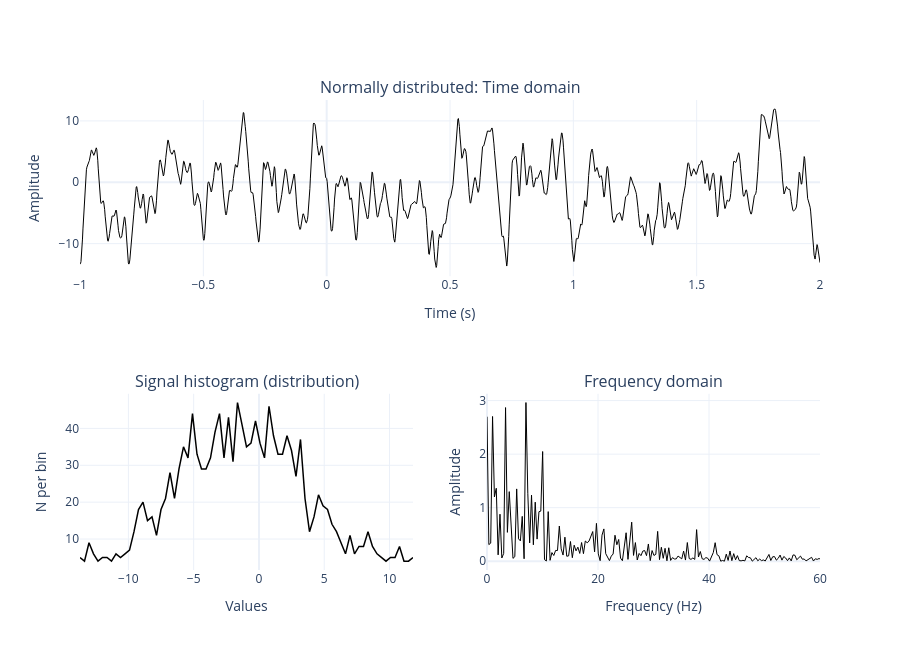

Source (notebook cell):
### Code cell
counts, bin_edges = np.histogram(noise, bins=75)
bin_centers = (bin_edges[:-1] + bin_edges[1:]) / 2


fft_vals = np.fft.fft(noise)
amp = np.abs(fft_vals) / pnts
amp = amp[:len(hz)] * 2


fig = make_subplots(
    rows=2, cols=2,
    specs=[[{"colspan": 2}, None],
           [{}, {}]],
    subplot_titles=("Normally distributed: Time domain",
                    "Signal histogram (distribution)",
                    "Frequency domain")
)

fig.add_trace(go.Scatter(x=time, y=noise, mode='lines', line=dict(color='black', width=1)), row=1, col=1)
fig.add_trace(go.Scatter(x=bin_centers, y=counts, mode='lines', line=dict(color='black', width=1.5)), row=2, col=1)
fig.add_trace(go.Scatter(x=hz, y=amp, mode='lines', line=dict(color='black', width=1)), row=2, col=2)

# normally distributed: Time domain
fig.update_xaxes(title_text="Time (s)", row=1, col=1)
fig.update_yaxes(title_text="Amplitude", row=1, col=1)

# signal histogram (distribution)
fig.update_xaxes(title_text="Values", row=2, col=1)
fig.update_yaxes(title_text="N per bin", row=2, col=1)

# frequency domain
fig.update_xaxes(title_text="Frequency (Hz)", range=[0, 60], row=2, col=2)
fig.update_yaxes(title_text="Amplitude", row=2, col=2)

fig.update_layout(showlegend=False, height=650, template="plotly_white")
fig.show()

### Figure 1 — Plotly figure (JSON) as saved in the notebook; plotly's stock layout.template omitted (floating-point values rounded to 4 significant figures; data arrays with more than 128 entries replaced by an {"elided": "..."} marker saying what was removed)
{"data": [{"line": {"color": "black", "width": 1}, "mode": "lines", "type": "scatter", "x": {"elided": "1501 float values"}, "xaxis": "x", "y": {"elided": "1501 float values"}, "yaxis": "y"}, {"line": {"color": "black", "width": 1.5}, "mode": "lines", "type": "scatter", "x": [-13.71, -13.36, -13.02, -12.67, -12.33, -11.98, -11.64, -11.29, -10.95, -10.61, -10.26, -9.916, -9.571, -9.226, -8.882, -8.537, -8.192, -7.848, -7.503, -7.158, -6.814, -6.469, -6.124, -5.78, -5.435, -5.09, -4.746, -4.401, -4.056, -3.711, -3.367, -3.022, -2.677, -2.333, -1.988, -1.643, -1.299, -0.954, -0.6094, -0.2647, 0.08, 0.4247, 0.7694, 1.114, 1.459, 1.803, 2.148, 2.493, 2.837, 3.182, 3.527, 3.871, 4.216, 4.561, 4.906, 5.25, 5.595, 5.94, 6.284, 6.629, 6.974, 7.318, 7.663, 8.008, 8.352, 8.697, 9.042, 9.386, 9.731, 10.08, 10.42, 10.77, 11.11, 11.45, 11.8], "xaxis": "x2", "y": [5, 4, 9, 6, 4, 5, 5, 4, 6, 5, 6, 7, 12, 18, 20, 15, 16, 11, 18, 21, 28, 21, 29, 35, 32, 44, 33, 29, 29, 32, 39, 44, 32, 43, 31, 47, 41, 35, 36, 42, 36, 32, 46, 38, 33, 33, 38, 34, 27, 37, 21, 12, 16, 22, 19, 18, 14, 12, 9, 6, 11, 6, 8, 8, 12, 8, 6, 5, 4, 5, 5, 8, 4, 4, 5], "yaxis": "y2"}, {"line": {"color": "black", "width": 1}, "mode": "lines", "type": "scatter", "x": {"elided": "749 float values"}, "xaxis": "x3", "y": {"elided": "749 float values"}, "yaxis": "y3"}], "layout": {"annotations": [{"font": {"size": 16}, "showarrow": false, "text": "Normally distributed: Time domain", "x": 0.5, "xanchor": "center", "xref": "paper", "y": 1, "yanchor": "bottom", "yref": "paper"}, {"font": {"size": 16}, "showarrow": false, "text": "Signal histogram (distribution)", "x": 0.225, "xanchor": "center", "xref": "paper", "y": 0.375, "yanchor": "bottom", "yref": "paper"}, {"font": {"size": 16}, "showarrow": false, "text": "Frequency domain", "x": 0.775, "xanchor": "center", "xref": "paper", "y": 0.375, "yanchor": "bottom", "yref": "paper"}], "height": 650, "showlegend": false, "xaxis": {"anchor": "y", "domain": [0, 1], "title": {"text": "Time (s)"}}, "xaxis2": {"anchor": "y2", "domain": [0, 0.45], "title": {"text": "Values"}}, "xaxis3": {"anchor": "y3", "domain": [0.55, 1], "range": [0, 60], "title": {"text": "Frequency (Hz)"}}, "yaxis": {"anchor": "x", "domain": [0.625, 1], "title": {"text": "Amplitude"}}, "yaxis2": {"anchor": "x2", "domain": [0, 0.375], "title": {"text": "N per bin"}}, "yaxis3": {"anchor": "x3", "domain": [0, 0.375], "title": {"text": "Amplitude"}}}}
